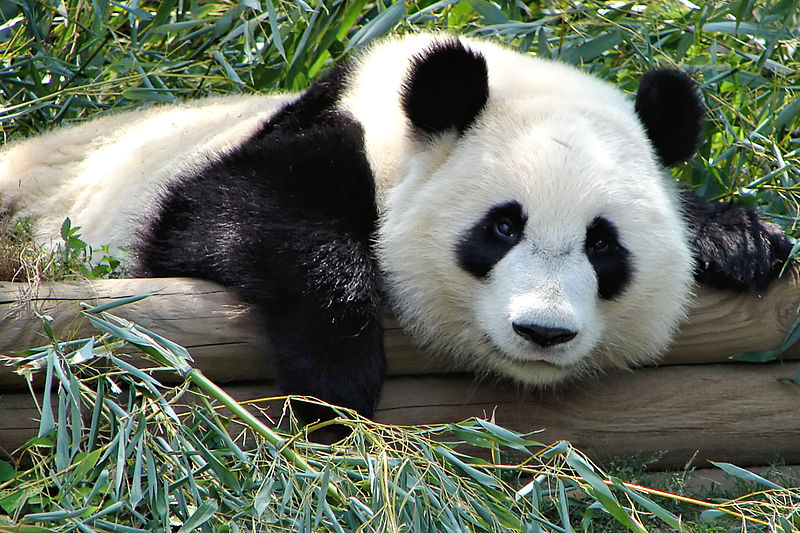
#> input picture projects/mosaic/media/panda.jpg, 800 x 533 px
$ python script.py
#> lines starting #> are read from the running program, lines starting #| are printed output that depends on the picture
from os import listdir
from os.path import isfile, join
from PIL import Image
import numpy as np

# load original image
img = Image.open("media/panda.jpg")
#> img is the input picture: PIL image 800x533 RGB; mean R, G, B 103.3, 111.9, 96.5

# pixelate original image
grid = 25
smallSize = (round(img.width/grid), round(img.height/grid))
#> smallSize = (32, 21)
smallImage = img.resize(smallSize, resample=Image.BILINEAR)
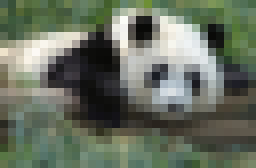
#> smallImage: PIL image 32x21 RGB (shown 8 times larger); mean R, G, B 103.3, 111.8, 96.5
pixelate = smallImage.resize(img.size)
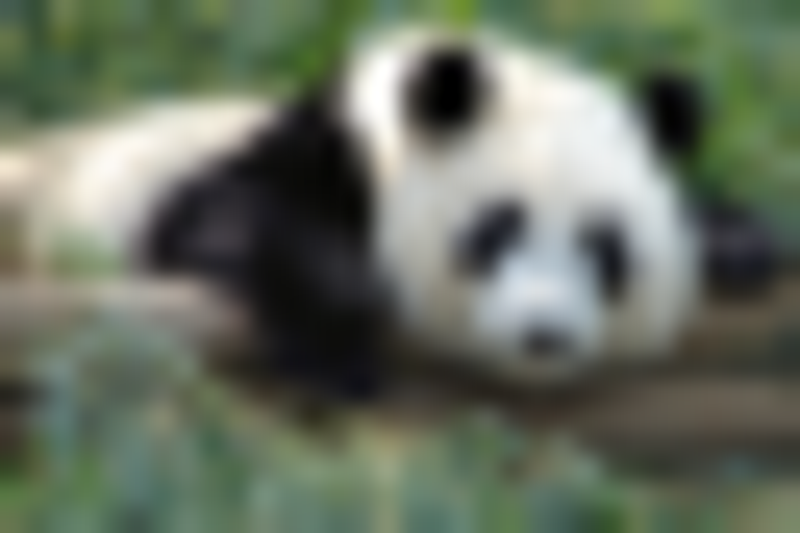
#> pixelate: PIL image 800x533 RGB; mean R, G, B 103.2, 111.8, 96.5
pixelate.save("media/pixelate.jpg", optimize=True)

# find images in 'tiles' directory
#> (the run stopped early here; a loop or call above may not have finished)
